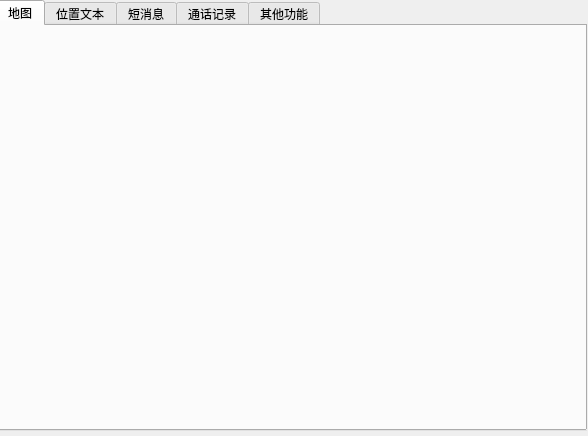
<?xml version="1.0" encoding="UTF-8"?>
<ui version="4.0">
 <class>TabForm</class>
 <widget class="QWidget" name="TabForm">
  <property name="geometry">
   <rect>
    <x>0</x>
    <y>0</y>
    <width>588</width>
    <height>436</height>
   </rect>
  </property>
  <property name="windowTitle">
   <string>Form</string>
  </property>
  <widget class="QTabWidget" name="tabWidget">
   <property name="geometry">
    <rect>
     <x>-4</x>
     <y>0</y>
     <width>591</width>
     <height>431</height>
    </rect>
   </property>
   <property name="currentIndex">
    <number>0</number>
   </property>
   <widget class="QWidget" name="tab">
    <attribute name="title">
     <string>地图</string>
    </attribute>
   </widget>
   <widget class="QWidget" name="tab_2">
    <attribute name="title">
     <string>位置文本</string>
    </attribute>
   </widget>
   <widget class="QWidget" name="tab_3">
    <attribute name="title">
     <string>短消息</string>
    </attribute>
    <widget class="QPushButton" name="pushButton">
     <property name="geometry">
      <rect>
       <x>260</x>
       <y>30</y>
       <width>141</width>
       <height>23</height>
      </rect>
     </property>
     <property name="text">
      <string>发送短消息指令</string>
     </property>
    </widget>
    <widget class="QTextEdit" name="textEdit">
     <property name="geometry">
      <rect>
       <x>140</x>
       <y>30</y>
       <width>104</width>
       <height>21</height>
      </rect>
     </property>
    </widget>
    <widget class="QLabel" name="label">
     <property name="geometry">
      <rect>
       <x>30</x>
       <y>30</y>
       <width>91</width>
       <height>21</height>
      </rect>
     </property>
     <property name="text">
      <string>获取短消息数目：</string>
     </property>
    </widget>
    <widget class="Line" name="line">
     <property name="geometry">
      <rect>
       <x>30</x>
       <y>70</y>
       <width>531</width>
       <height>20</height>
      </rect>
     </property>
     <property name="orientation">
      <enum>Qt::Horizontal</enum>
     </property>
    </widget>
    <widget class="QTableWidget" name="tableWidget">
     <property name="geometry">
      <rect>
       <x>30</x>
       <y>90</y>
       <width>531</width>
       <height>291</height>
      </rect>
     </property>
    </widget>
   </widget>
   <widget class="QWidget" name="tab_4">
    <attribute name="title">
     <string>通话记录</string>
    </attribute>
    <widget class="Line" name="line_2">
     <property name="geometry">
      <rect>
       <x>30</x>
       <y>70</y>
       <width>531</width>
       <height>20</height>
      </rect>
     </property>
     <property name="orientation">
      <enum>Qt::Horizontal</enum>
     </property>
    </widget>
    <widget class="QLabel" name="label_2">
     <property name="geometry">
      <rect>
       <x>30</x>
       <y>30</y>
       <width>121</width>
       <height>21</height>
      </rect>
     </property>
     <property name="text">
      <string>获取通话记录数目：</string>
     </property>
    </widget>
    <widget class="QTableWidget" name="tableWidget_2">
     <property name="geometry">
      <rect>
       <x>30</x>
       <y>90</y>
       <width>531</width>
       <height>291</height>
      </rect>
     </property>
    </widget>
    <widget class="QTextEdit" name="textEdit_2">
     <property name="geometry">
      <rect>
       <x>180</x>
       <y>30</y>
       <width>104</width>
       <height>21</height>
      </rect>
     </property>
    </widget>
    <widget class="QPushButton" name="pushButton_2">
     <property name="geometry">
      <rect>
       <x>310</x>
       <y>30</y>
       <width>141</width>
       <height>23</height>
      </rect>
     </property>
     <property name="text">
      <string>发送通话记录指令</string>
     </property>
    </widget>
   </widget>
   <widget class="QWidget" name="tab_5">
    <attribute name="title">
     <string>其他功能</string>
    </attribute>
    <widget class="QLabel" name="label_3">
     <property name="geometry">
      <rect>
       <x>30</x>
       <y>20</y>
       <width>81</width>
       <height>21</height>
      </rect>
     </property>
     <property name="text">
      <string>手机型号：</string>
     </property>
    </widget>
    <widget class="QLabel" name="label_4">
     <property name="geometry">
      <rect>
       <x>140</x>
       <y>20</y>
       <width>81</width>
       <height>21</height>
      </rect>
     </property>
     <property name="text">
      <string/>
     </property>
    </widget>
    <widget class="QLabel" name="label_5">
     <property name="geometry">
      <rect>
       <x>140</x>
       <y>50</y>
       <width>81</width>
       <height>21</height>
      </rect>
     </property>
     <property name="text">
      <string/>
     </property>
    </widget>
    <widget class="QLabel" name="label_6">
     <property name="geometry">
      <rect>
       <x>30</x>
       <y>50</y>
       <width>81</width>
       <height>21</height>
      </rect>
     </property>
     <property name="text">
      <string>手机电量：</string>
     </property>
    </widget>
    <widget class="QLabel" name="label_7">
     <property name="geometry">
      <rect>
       <x>140</x>
       <y>80</y>
       <width>81</width>
       <height>21</height>
      </rect>
     </property>
     <property name="text">
      <string>未获取</string>
     </property>
    </widget>
    <widget class="QLabel" name="label_8">
     <property name="geometry">
      <rect>
       <x>30</x>
       <y>80</y>
       <width>81</width>
       <height>21</height>
      </rect>
     </property>
     <property name="text">
      <string>网络连接：</string>
     </property>
    </widget>
    <widget class="QLabel" name="label_9">
     <property name="geometry">
      <rect>
       <x>30</x>
       <y>140</y>
       <width>81</width>
       <height>21</height>
      </rect>
     </property>
     <property name="text">
      <string>应用列表：</string>
     </property>
    </widget>
    <widget class="Line" name="line_3">
     <property name="geometry">
      <rect>
       <x>30</x>
       <y>120</y>
       <width>541</width>
       <height>16</height>
      </rect>
     </property>
     <property name="orientation">
      <enum>Qt::Horizontal</enum>
     </property>
    </widget>
    <widget class="QListWidget" name="listWidget">
     <property name="geometry">
      <rect>
       <x>30</x>
       <y>170</y>
       <width>521</width>
       <height>211</height>
      </rect>
     </property>
    </widget>
   </widget>
  </widget>
 </widget>
 <resources/>
 <connections/>
</ui>
